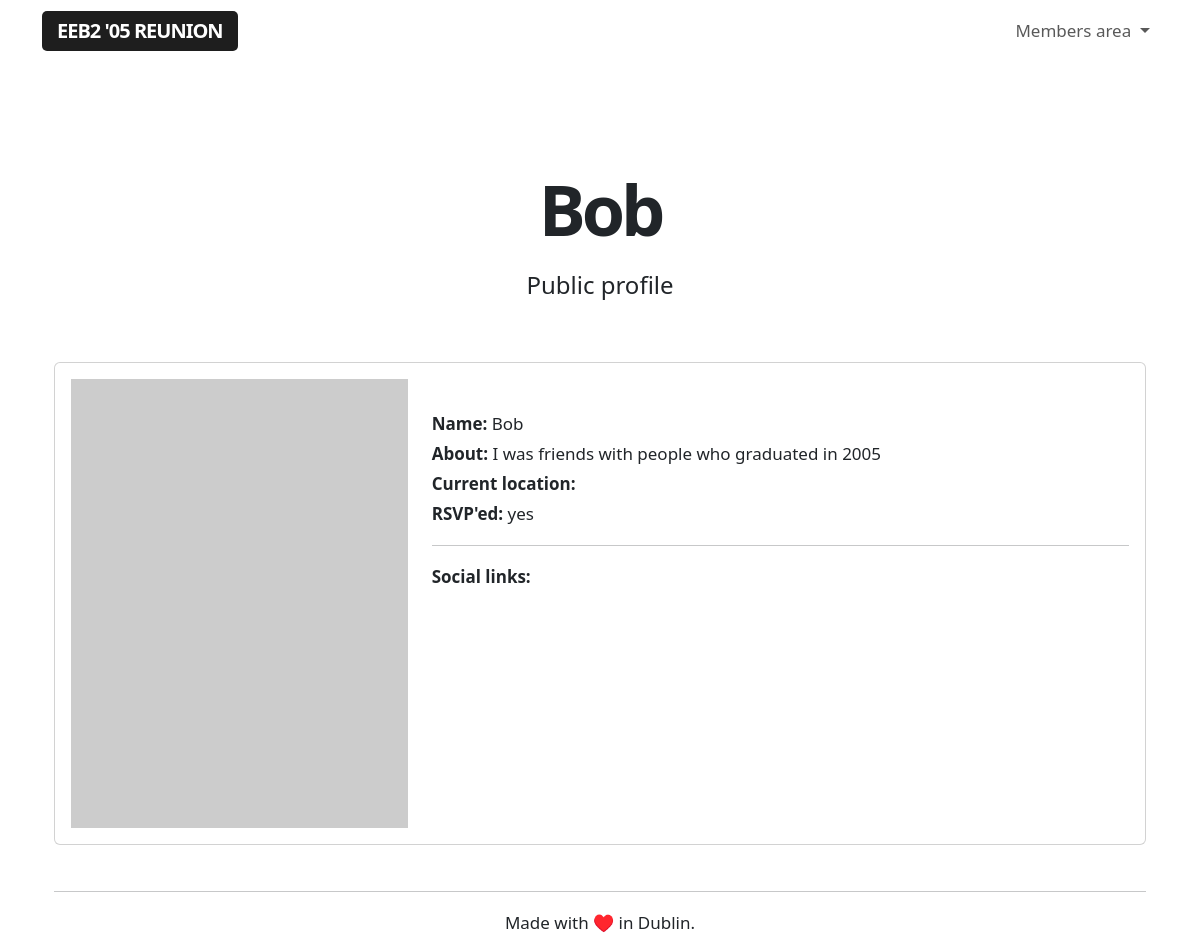
/public/other/6 (signed in), run on the app's committed database.
### app/models.py (models this page shows, shortened)
class User(UserMixin, db.Model):
    id = db.Column(db.Integer, primary_key=True)
    username = db.Column(db.String(64), index=True, unique=True)
    name = db.Column(db.String(64), index=True, unique=False)
    section = db.Column(db.String(64), index=True, unique=False)
    email = db.Column(db.String(120), index=True, unique=True)
    password_hash = db.Column(db.String(128))
    role = db.Column(db.String(64), index=True, unique=False)
    rsvp = db.Column(db.String(64), index=True, unique=False)
    avatar = db.Column(db.String(64), index=True, unique=False)
    currentlocation = db.Column(db.String(64), index=True, unique=False)
    verified = db.Column(db.String(64), index=True, unique=False)
    facebook = db.Column(db.String(64), index=True, unique=False)
    twitter = db.Column(db.String(64), index=True, unique=False)
    instagram = db.Column(db.String(64), index=True, unique=False)
    linkedin = db.Column(db.String(64), index=True, unique=False)
    snapchat = db.Column(db.String(64), index=True, unique=False)
    reddit = db.Column(db.String(64), index=True, unique=False)
    mastodon = db.Column(db.String(64), index=True, unique=False)
    tiktok = db.Column(db.String(64), index=True, unique=False)

### app/routes.py (the view)
@app.route('/public/other/<userid>', methods=['GET'])
@login_required
def publicother(userid):
    user = User.query.filter_by(id=userid).first()
    if user.role !='I graduated in 2005':
        return render_template('public-other.html', userid=userid, user=user)

### app/models.py (called while the page is built)
@login.user_loader
def load_user(id):
    return User.query.get(int(id))

### app/templates/public-other.html (shortened to what this page needs)
{% extends "base.html" %}
{% block content %}
<div class="title">
    <h1>{{ user.name }}</h1>
    <h4>Public profile</h4>
</div>
<div class="container profile">
  <div class="row align-items-start">
    <div class="col-12">
        <div class="card">
            <div class="card-body">
                <div class="row align-items-start">
                    <div class="col-4">
                        {% if user.avatar %}
                        <img class="placeholderimage" src="/static/uploads/{{ user.avatar }}">
                        {% else %}
                        <img class="placeholderimage" src="https://dummyimage.com/600x800/c2c2c2/fff.jpg&text=Profile+placeholder">
                        {% endif %}
                    </div>
                    <div class="col-8">
                        <br>
                        <b>Name:</b> {{ user.name }}
                        <br>
                        <b>About:</b> {{ user.role }}
                        <br>
                        <b>Current location:</b> {{ user.currentlocation }}
                        <br>
                        <b>RSVP'ed:</b> {{ user.rsvp }}
                        <hr>
                        <b>Social links:</b>
                        <br>
                    </div>
                </div>
            </div>
        </div>
    </div>
</div>
{% endblock %}

### app/static/styles.css (style rules this page uses)
body { font-size: 17px !important; line-height: 30px !important; }
h1 { font-size: 70px !important; letter-spacing: -4px; text-align: center; font-weight: 800 !important; line-height: 75px !important; }
h4 { padding-bottom: 20px !important; font-weight: 300 !important; line-height: 35px !important; }
.placeholderimage { width: 100%; }
.title h1 { margin-bottom: -20px !important; margin-top: 40px; }
.title h4 { padding-top: 40px !important; text-align: center !important; margin-bottom: 40px; }

### data on the page
User: name "Bob", role "I was friends with people who graduated in 2005", rsvp "yes"
